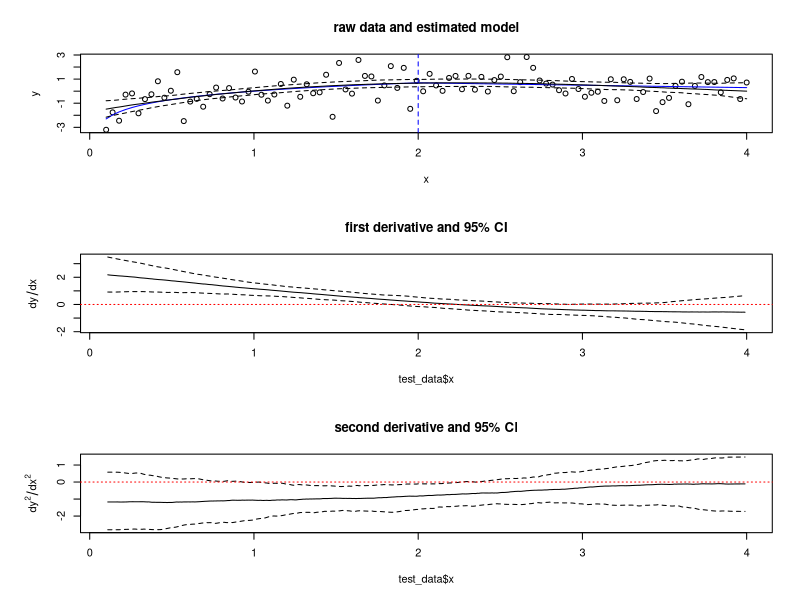

Write the R code that produced this figure.
## ---- chunk 1
knitr::opts_chunk$set(echo = TRUE)
## ---- chunk 2
library(dplyr)
library(mgcv)

#You need the multivariate normal RNG from the MASS package
mvrnorm = MASS::mvrnorm

## ---- chunk 3

# Functions to calculate the 1st and 2nd derivatives of a given time series with
# a given step size. Uses two-point approximations for both 1st and 2nd derivs.
calc_1st_deriv = function(y,delta) (lead(y,1) - lag(y,1))/(2*delta)
calc_2nd_deriv = function(y,delta) (lead(y,1) + lag(y,1)-2*y)/delta^2


## ---- chunk 4
# Function to test if each the confidence intervals for the derivatives of a
# given curve sastisfy the test for a point potentially being an extremum The
# first deriv critera determines if the confidence intervals for the first 
# derivative at a given point overlaps zero. The second deriv criteria tests if
# the second deriv CI overlaps zero. A point is only considered to be a 
# candidate extremum if the first criteria is true and the second is false
find_peaks = function(deriv_1_bounds, 
                      deriv_2_bounds, 
                      test = c("two-deriv","crossing")){
  
  stopifnot(nrow(deriv_1_bounds)==nrow(deriv_2_bounds))
  stopifnot(ncol(deriv_1_bounds)==2&ncol(deriv_2_bounds)==2)
  
  n_vals = nrow(deriv_1_bounds)
  
  # calculate the sign of the derivatives. If both ends of the interval are pos/neg
  # at a point, this will return a value of +1/-1 for that point. It will be zero
  # iff the CI overlaps zero at that point.
  deriv1_sign = (sign(deriv_1_bounds[,1]) + sign(deriv_1_bounds[,2]))/2
  deriv2_sign  = (sign(deriv_2_bounds[,1]) + sign(deriv_2_bounds[,2]))/2
  
  #Derivative series start with na values
  #This removes that issue (to prevent a run of na values)
  deriv1_sign[c(1,n_vals)] = deriv1_sign[c(2, n_vals-1)] 
  deriv2_sign[c(1,n_vals)] = deriv2_sign[c(2, n_vals-1)] 
  
  if(test[1]=="two-deriv"){
    is_candidate = (deriv1_sign==0)&(deriv2_sign!=0)
  }else if(test[1] =="crossing"){
    deriv1_runs = rle(deriv1_sign)
    n_runs = length(deriv1_runs$lengths)
    deriv1_run_start = c(1, cumsum(deriv1_runs$lengths)[-n_runs]+1)
    deriv1_run_end = cumsum(deriv1_runs$lengths)
    deriv1_run_sign = deriv1_runs$values
    is_candidate = rep(FALSE, times=nrow(deriv_1_bounds))
    for(i in 1:n_runs){
      if(i>1&i<n_runs & deriv1_run_sign[i]==0){
        if(deriv1_sign[deriv1_run_start[i-1]]*deriv1_sign[deriv1_run_end[i+1]]==-1){
          is_candidate[deriv1_run_start[i]:deriv1_run_end[i]] = TRUE
        }
      }
    }
  }else {
    stop("this is not an implemented test")
  }
  is_candidate
}
## ---- chunk 5

set.seed(46)


# function for generating underlying curve. Simple sum of a log-curve and a
# quadratic parameters a,b determine how large the log and quadratic components
# are, mid determines where the center of the quadratic is
fit_func = function(x, a,b,mid)  ifelse(x<mid, a*log(x), a*log(mid) -b*(x-mid))

n = 100         # number of data points
sigma = 1           # st. dev. of errors around mean value

#Parmaters determining how large the range of x is
low_lim = 0.1
high_lim =4

# parameters for the true function
a   = 1    
b   = 0.2
mid = 2


# data frame with x, values, random y values, and the true curve
training_data = data_frame(x = seq(low_lim,high_lim, length=n),
                           y= rnorm(n,fit_func(x,a,b,mid),sigma),
                           true_val = fit_func(x,a,b,mid) )


## ---- chunk 6

# The fitted model, usig a 20 basis function thin plate spline smoother with
# REML fitting criteria. m=3 specifies that the model should penalize squard
# third derivatives. This is important as if m=2 (the default) then prior
# simulations from the fit are too wiggly, and end up with too wide a range of
# 2nd derivatives
mod = gam(y~s(x, bs= "tp", k=20,m = 3), data=training_data,method="REML")


## ---- chunk 7
# step size used for calculating derivatives
step_size = 0.01

# The test data, with one x per step unit across the range.
test_data = data_frame(x=seq(low_lim, high_lim,by= step_size))

#Simulate new functions from the posterior distribution of functions, using the
#test data and 500 simulations
n_sims = 500
mod_coef = coef(mod) # mean values for all basis functions
mod_vcov =vcov(mod)  # posterior variance-covariance matrix
mod_sims = mvrnorm(n_sims, mod_coef,mod_vcov) #random parameter draws
test_lp = predict.gam(mod,newdata = test_data,type = "lpmatrix") #the basis functions 
test_sims = test_lp %*% t(mod_sims) #random parameters times basis functions

test = "crossing" #change this to "two-deriv" to check the alternate test

#Calculates estimated first and second derivatives 
test_1st_deriv = apply(test_sims,MARGIN = 2,calc_1st_deriv, delta= step_size)
test_2nd_deriv = apply(test_sims,MARGIN = 2,calc_2nd_deriv, delta= step_size)


# 95% confidence intervals for the function, 1st, and 2nd derivatives
test_CI = t(apply(test_sims,
                  MARGIN = 1,
                  FUN = quantile,
                  probs=c(0.025,0.5,0.975),
                  na.rm=T))
test_1st_deriv_CI = t(apply(test_1st_deriv ,
                            MARGIN = 1,
                            FUN = quantile,
                            probs=c(0.025,0.5,0.975),
                            na.rm=T))
test_2nd_deriv_CI = t(apply(test_2nd_deriv ,
                            MARGIN = 1,
                            FUN = quantile,
                            probs=c(0.025,0.5, 0.975),
                            na.rm=T))

## ---- chunk 8
# Using the CIs for 1st and 2nd derivatives to test for peaks
candidate_peaks = as.vector(find_peaks(test_1st_deriv_CI[,c(1,3)], 
                                       test_2nd_deriv_CI[,c(1,3)],
                                       test = test))

candidate_peaks = ifelse(is.na(candidate_peaks), F, candidate_peaks)

## ---- chunk 9
par(mfrow=c(3,1),mar=c(5, 6, 4, 2) + 0.1)

# Plot of raw data and model fit, with true function in blue and 
# estimated minima in red. Vertical blue line is the true minimum
plot(y~x, data= training_data, main="raw data and estimated model")
points(true_val~x, data=training_data, col="blue",type="l",lwd=1)
matplot(test_data$x, test_CI,type="l",col="black",lty=c(2,1,2),add = T)
if(any(candidate_peaks)){
  matplot(test_data$x[candidate_peaks], test_CI[candidate_peaks,],
          type="l",col="red",lty=c(2,1,2),add = T)
}
abline(v= mid, col="blue",lty=2)


#plot of first derivatives plus CI
matplot(test_data$x,test_1st_deriv_CI,
        type="l",
        col="black",
        lty=c(2,1,2),
        main="first derivative and 95% CI",
        ylab=expression(dy/dx))
if(any(candidate_peaks)){
  matplot(test_data$x[candidate_peaks], 
          test_1st_deriv_CI[candidate_peaks,],
          type="l",col="red",lty=c(2,1,2),add = T)
}
abline(h=0,lty=3,col="red")

#Plot of estimated 2nd derivative plus CI
matplot(test_data$x,test_2nd_deriv_CI,type="l",
        col="black",lty=c(2,1,2),
        main="second derivative and 95% CI",
        ylab=expression(dy^2/dx^2))
if(any(candidate_peaks)){
  matplot(test_data$x[candidate_peaks], 
          test_2nd_deriv_CI[candidate_peaks,],
          type="l",col="red",lty=c(2,1,2),add = T)
}
abline(h=0, lty=3, col="red")


